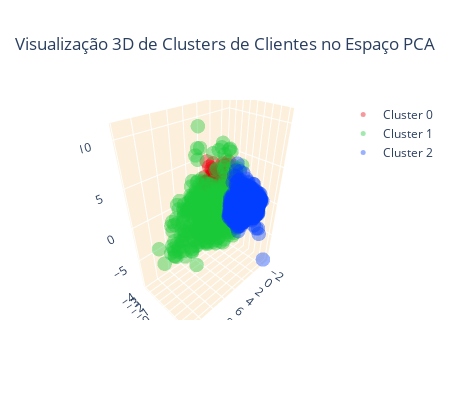

The cell this chart's notebook holds for it:
### Code cell
#Crie quadros de dados separados para cada cluster
cluster_0 = customer_data_pca[customer_data_pca['cluster'] == 0]
cluster_1 = customer_data_pca[customer_data_pca['cluster'] == 1]
cluster_2 = customer_data_pca[customer_data_pca['cluster'] == 2]

#Crie um gráfico de dispersão 3D
fig = go.Figure()

#Adicione pontos de dados para cada cluster separadamente e especifique a cor
fig.add_trace(go.Scatter3d(x=cluster_0['PC1'], y=cluster_0['PC2'], z=cluster_0['PC3'],
                           mode='markers', marker=dict(color=colors[0], size=5, opacity=0.4), name='Cluster 0'))
fig.add_trace(go.Scatter3d(x=cluster_1['PC1'], y=cluster_1['PC2'], z=cluster_1['PC3'],
                           mode='markers', marker=dict(color=colors[1], size=5, opacity=0.4), name='Cluster 1'))
fig.add_trace(go.Scatter3d(x=cluster_2['PC1'], y=cluster_2['PC2'], z=cluster_2['PC3'],
                           mode='markers', marker=dict(color=colors[2], size=5, opacity=0.4), name='Cluster 2'))

#Defina o título e os detalhes do layout
fig.update_layout(
    title=dict(text='Visualização 3D de Clusters de Clientes no Espaço PCA', x=0.5),
    scene=dict(
        xaxis=dict(backgroundcolor='#fcf0dc', gridcolor='white', title='PC1'),
        yaxis=dict(backgroundcolor='#fcf0dc', gridcolor='white', title='PC2'),
        zaxis=dict(backgroundcolor='#fcf0dc', gridcolor='white', title='PC3'),
    ),
    width=900,
    height=800
)

#Mostre o plot
fig.show()

### Figure 1 — Plotly figure (JSON) as saved in the notebook; plotly's stock layout.template omitted (floating-point values rounded to 4 significant figures; data arrays with more than 128 entries replaced by an {"elided": "..."} marker saying what was removed)
{"data": [{"marker": {"color": "#e8000b", "opacity": 0.4, "size": 5}, "mode": "markers", "name": "Cluster 0", "x": {"elided": "1661 float values"}, "y": {"elided": "1661 float values"}, "z": {"elided": "1661 float values"}, "type": "scatter3d"}, {"marker": {"color": "#1ac938", "opacity": 0.4, "size": 5}, "mode": "markers", "name": "Cluster 1", "x": {"elided": "690 float values"}, "y": {"elided": "690 float values"}, "z": {"elided": "690 float values"}, "type": "scatter3d"}, {"marker": {"color": "#023eff", "opacity": 0.4, "size": 5}, "mode": "markers", "name": "Cluster 2", "x": {"elided": "1697 float values"}, "y": {"elided": "1697 float values"}, "z": {"elided": "1697 float values"}, "type": "scatter3d"}], "layout": {"title": {"text": "Visualização 3D de Clusters de Clientes no Espaço PCA", "x": 0.5}, "scene": {"xaxis": {"backgroundcolor": "#fcf0dc", "gridcolor": "white", "title": {"text": "PC1"}}, "yaxis": {"backgroundcolor": "#fcf0dc", "gridcolor": "white", "title": {"text": "PC2"}}, "zaxis": {"backgroundcolor": "#fcf0dc", "gridcolor": "white", "title": {"text": "PC3"}}}, "width": 450, "height": 400}}
